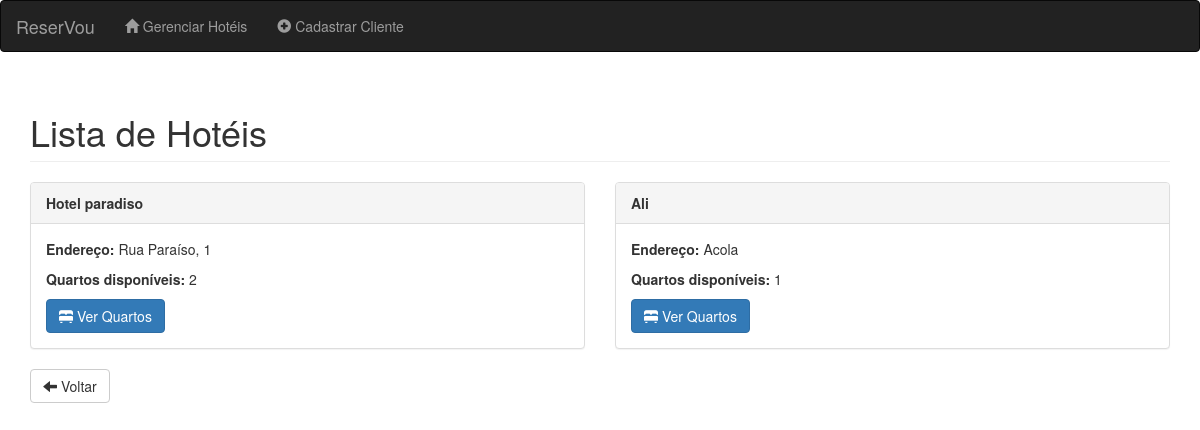
Screenshot of /reservar_listar_hoteis/?cliente_id=1 with the database file from the repository.
### ReserVou/models.py (models this page shows, shortened)
class Hotel (models.Model):
    nome = models.CharField(max_length = 100, null = False, blank = False)
    endereco = models.CharField(max_length = 150, null = False, blank = False)
    @property
    def qtd_quartos_disponiveis(self):
        return self.quarto.filter(status='disponível').count()

### ReserVou/views.py (the view)
# urls.py: path('reservar_listar_hoteis/', views.reservar_listar_hoteis, name = 'reservar_listar_hoteis'),
def reservar_listar_hoteis(request):
    cliente_id = request.GET.get('cliente_id')
    hoteis = Hotel.objects.all()
    return render(request, 'ReserVou/hotel/reservar_listar_hoteis.html', {
        'hoteis' : hoteis,
        'cliente_id' : cliente_id
    })

### ReserVou/templates/ReserVou/hotel/reservar_listar_hoteis.html (shortened to what this page needs)
<!DOCTYPE html>
<html lang="pt">
<head>
    <link rel="stylesheet" href="https://maxcdn.bootstrapcdn.com/bootstrap/3.4.1/css/bootstrap.min.css">
</head>
<body>
    <nav class="navbar navbar-inverse">
        <div class="container-fluid">
            <div class="navbar-header">
                <a class="navbar-brand" href="{% url 'home' %}">ReserVou</a>
            </div>
            <ul class="nav navbar-nav">
                <li><a href="{% url 'gerenciar_hoteis' %}"><span class="glyphicon glyphicon-home"></span> Gerenciar Hotéis</a></li>
                <li><a href="{% url 'cadastrar_cliente' %}"><span class="glyphicon glyphicon-plus-sign"></span> Cadastrar Cliente</a></li>
            </ul>
        </div>
    </nav>
    <div class="container">
        <h1 class="page-header">Lista de Hotéis</h1>
        <div class="row">
            {% for hotel in hoteis %}
                <div class="col-md-6">
                    <div class="panel panel-default">
                        <div class="panel-heading"><strong>{{ hotel.nome }}</strong></div>
                        <div class="panel-body">
                            <p><strong>Endereço:</strong> {{ hotel.endereco }}</p>
                            <p><strong>Quartos disponíveis:</strong> {{ hotel.qtd_quartos_disponiveis }}</p>
                            <a href="{% url 'listar_quartos' hotel.id %}?cliente_id={{ cliente_id }}" class="btn btn-primary">
                                <span class="glyphicon glyphicon-bed"></span> Ver Quartos
                            </a>
                        </div>
                    </div>
                </div>
            {% empty %}
                <div class="col-md-12">
                    <p class="text-muted">Nenhum hotel cadastrado ainda.</p>
                </div>
            {% endfor %}
        </div>
        <a href="{% url 'home' %}" class="btn btn-default">
            <span class="glyphicon glyphicon-arrow-left"></span> Voltar
        </a>
    </div>
</body>
</html>

### rows the page displays
Hotel: nome "Hotel paradiso", endereco "Rua Paraíso, 1", qtd_quartos_disponiveis "2"
Hotel: nome "Ali", endereco "Acola", qtd_quartos_disponiveis "1"
